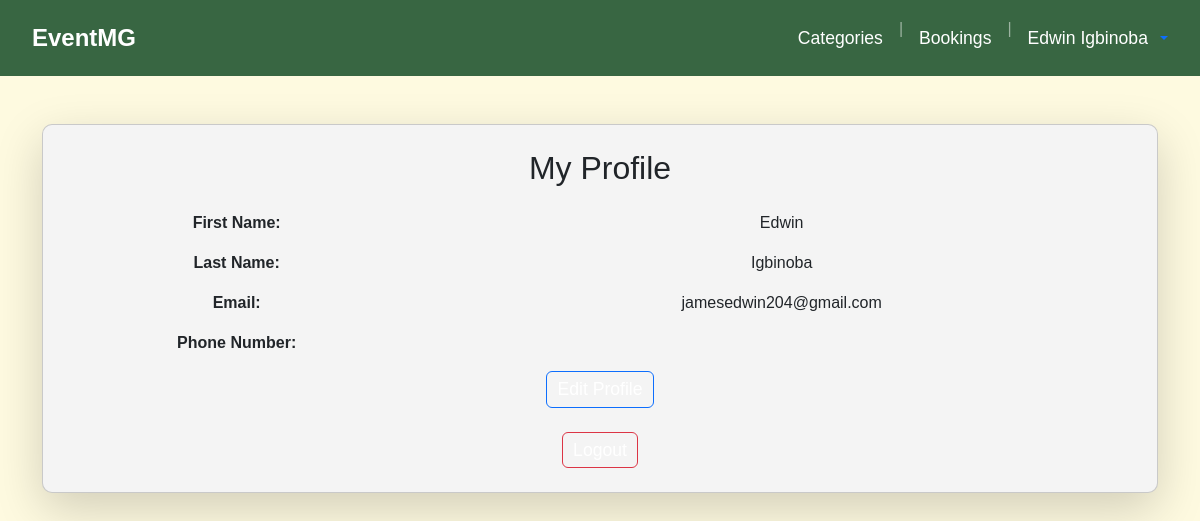
Before: /profile (signed in) with the older database file.
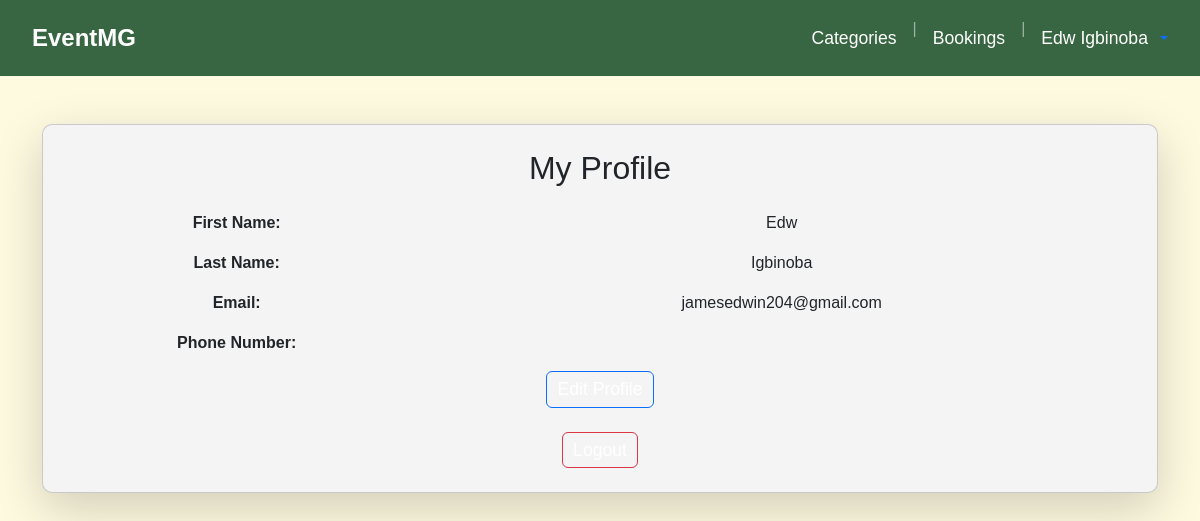
After: the same page with the newer database file.
### website/models.py (models this page shows, shortened)
class Customer(db.Model, UserMixin):
    id = db.Column(db.Integer,primary_key=True)
    first_name = db.Column(db.String(50))
    last_name = db.Column(db.String(50))
    email = db.Column(db.String(120),unique=True)
    phone = db.Column(db.String(20),unique = True)
    location = db.Column(db.String(255))
    password = db.Column(db.String(255))
    stripe_customer_id = db.Column(db.String(100))

### website/views.py (the view)
@views.route('/profile',methods=['GET','POST'])
def profile():
    return render_template('profile.html')

### website/templates/profile.html (shortened to what this page needs)
{% extends "eventshome.html" %}
{% block content %}
    <div class="container mt-5">
        <div class="card shadow-lg p-4 profile-card">
            <h2 class="mb-4 text-center">My Profile</h2>
            <div id="profileInfo">
            <div class="row mb-3">
                <div class="col-sm-4 fw-bold">First Name:</div>
                <div class="col-sm-8">{{current_user.first_name}}</div>
            </div>
            <div class="row mb-3">
                <div class="col-sm-4 fw-bold">Last Name:</div>
                <div class="col-sm-8">{{current_user.last_name}}</div>
            </div>
            <div class="row mb-3">
                <div class="col-sm-4 fw-bold">Email:</div>
                <div class="col-sm-8">{{current_user.email}}</div>
            </div>
            <div class="row mb-3">
                <div class="col-sm-4 fw-bold">Phone Number:</div>
                <div class="col-sm-8">{{current_user.phone_number}}</div>
            </div>
            <div class="text-center mt-3">
                <button class="btn btn-primary" onclick="toggleEditForm()">Edit Profile</button>
            </div>
            <div class="text-center mt-4 green">
                <a href="{{ url_for('auth.logout') }}" class="btn btn-danger">Logout</a>
            </div>
            </div>
        </div>
    </div>
{% endblock %}

### website/templates/eventshome.html (shortened to what this page needs)
<!DOCTYPE html>
<html lang="en">
<head>
    <link href="https://cdn.jsdelivr.net/npm/bootstrap@5.3.0/dist/css/bootstrap.min.css" rel="stylesheet">
    <link rel="stylesheet" href="{{ url_for('static', filename='stylesheet.css')}}" type="text/css" >
</head>
<body>
    <nav class="navbar navbar-expand-lg custom-navbar">
        <div class="container-fluid">
            <a class="navbar-brand" href="{{ url_for('views.home') }}">EventMG</a>
            <div class="collapse navbar-collapse" id="navbarNav">
                <ul class="navbar-nav ms-auto">
                {% block navbar %}
                    <li class="nav-item">
                        <a class="nav-link text-white"  href="{{ url_for('views.search') }}" >Categories</a>
                    </li>
                    <li class="nav-item">
                      <span class="nav-separator mx-2">|</span>
                    </li>
                    {% endblock %}
                    {% if current_user.is_authenticated %}
                    <li class="nav-item">
                        <a class="nav-link text-white"  href="{{ url_for('views.bookings') }}" >Bookings</a>
                    </li>
                    <li class="nav-item">
                      <span class="nav-separator mx-2">|</span>
                    </li>
                        <div class="ms-auto d-flex align-items-center">
                        <div class="dropdown">
                            <a class="d-flex align-items-center text-decoration-none dropdown-toggle" href="#" id="userDropdown" data-bs-toggle="dropdown" aria-expanded="false">
                                <span class="d-none d-sm-inline nav-link text-white">{{ current_user.first_name }} {{ current_user.last_name }} </span>
                            </a>
                        </div>
                        </div>
                    {% else %}
                        <li class="nav-item">
                            <a href="{{ url_for('auth.login') }}">Sign In / Up</a>
                        </li>
                    {% endif %}
                </ul>
            </div>
        </div>
    </nav>
{% block content %}{% endblock %}
</body>
</html>

Changed rows visible on the page:
changed Customer "Igbinoba": first_name "Edwin" → "Edw"
